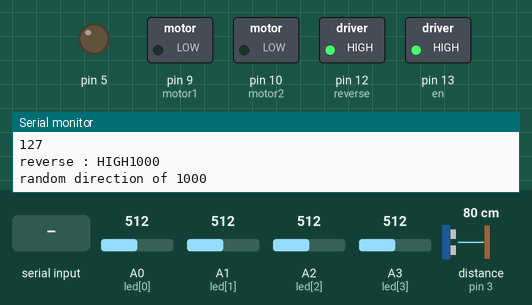
This sketch was run on a simulated Arduino Uno, built with avr-gcc and run on an emulated ATmega328P. On the bench: switched loads named in the sketch (green lamp = pin HIGH), output pins drawn as LEDs (lit = HIGH), the last lines printed to the serial monitor. Wiring (inferred from the names in the program): ultrasonic range finder: trigger pin 4; echo pin 3. The test bench sets the inputs (shaded band); at power-on: distance to the obstacle (sensor on pin 3) 80 cm, A0 (led[0]) = 512, A1 (led[1]) = 512, A2 (led[2]) = 512, A3 (led[3]) = 512. The echo pulse lasts 58.3 µs per cm; random numbers use the default seed unless the sketch sets one; pins used as bus, display or sensor lines are not drawn.

Above: at 1.2 s.
1.3 s: distance to the obstacle (sensor on pin 3) set to 120 cm
At 2.8 s:
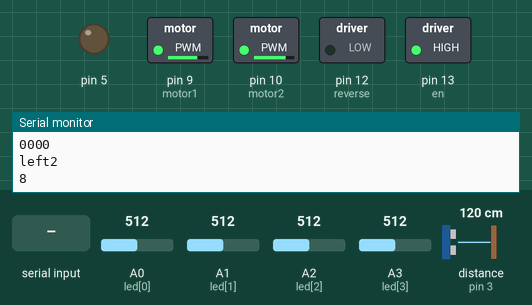
6.3 s: A0 (led[0]) set to 219
9.2 s: A0 (led[0]) set to 188
At 11.8 s:
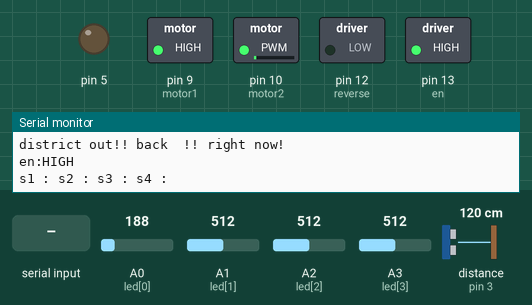
12.1 s: "a" received over Serial
At 12.6 s:
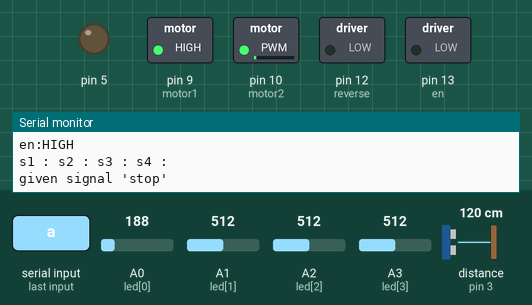
18.3 s: "c" received over Serial
At 22.2 s:
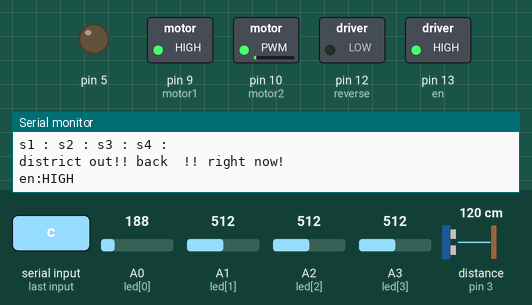
22.6 s: A0 (led[0]) set to 210
At 29.6 s:
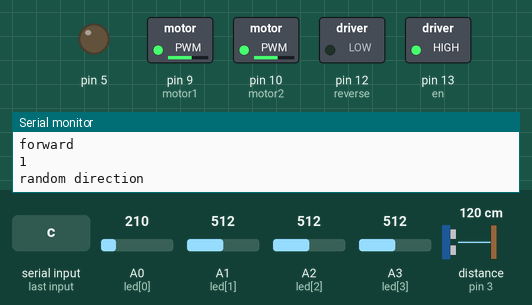
Timing chart, 0 to 46.9 s (numbered marks = the images above; inputs shaded):
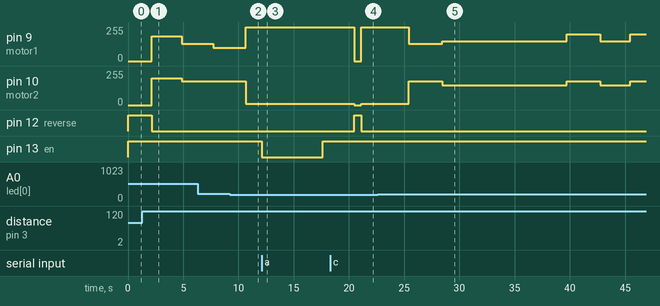

The sketch:

auto_bin.ino
```cpp
/*
* Author: David Park, Park Huck Gu Se)
* Application: AutoBin (a.k.a Smart Trashcan)
* No Licesense
* Contact: rjtp5670@gmail.com

The Autobin Project is designed for my school project (July 2, 2015)
All the code is hard-coded designed for beginner coder in Electronics major or hobbyist.

What Needed:
- Geared Motor: RB-35GM
- Motor Drive: L298
- 3cell, Li-Po battery
- Controller: Arduino Uno
- Water Pump (Rated Voltage: 9 to 15V)
- 7805 Regulator
- Diode for reverse current prevention.
- Sonar Sensor
- IR Sensors
- LM-35
- Bluetooth Module: HC-05.
*/


// Pins
int en = 13;
int reverse = 12;
int sonic =5;
int sonic2;

// Config Motor
const int motor1=9;
const int motor2=10;

// Forward Dir
int motor_speed1=127;
int motor_speed2=127;

int sct = 0;
int sums = 0;
int avg = 0;

// Reverse Dir
int reverse_motor_speed1=127;
int reverse_motor_speed2=127;

// Sonar
int echo =3;
int trig =4;
int sensor_led[4] ;

// IR (To detect all directions obstacles)
int new_check[4] = {0,0,0,0};
const int led[4]= { 14,15,16,17};

char sh='b';

void setup() {
  Serial.begin(9600);
  pinMode(motor1 , OUTPUT);
  pinMode(motor2 , OUTPUT);
  pinMode(12,OUTPUT);
  pinMode(13,OUTPUT);
  pinMode(18,INPUT);
  pinMode(led[0],INPUT);
  pinMode(led[1],INPUT);
  pinMode(led[2],INPUT);
  pinMode(led[3],INPUT);
  pinMode(led[4],INPUT);
  pinMode(led[5],INPUT);
  pinMode(3,INPUT);
  pinMode(4,OUTPUT);
  pinMode(5,OUTPUT);
  Serial.begin(9600);

}

void foward(){
  if(motor_speed2<=256 && motor_speed1<=256){
    motor_speed1 =150;
    motor_speed2 =150;
    delay(15);
    }
}
void left_1(){
  if(motor_speed2<=255,motor_speed1<=255){
   motor_speed2 = 180;
   motor_speed1 = 100;
   delay(15);
   }
}

void left_2(){
  if(motor_speed2<=255,motor_speed1<=255){
    motor_speed2 = 180;
    motor_speed1 = 130;
    delay(15);
    }
}

void left_3(){
  if(motor_speed2<=255,motor_speed1<=255){
    motor_speed2 = 255;
    motor_speed1 = 185;
    delay(15);
    }
}

void left_4(){
 if(motor_speed2<=255,motor_speed1<=255){
    motor_speed2 = 200;
    motor_speed1 = 185;
    delay(15);
    }
}

void right_1(){
  if(motor_speed2<=255,motor_speed1<=255){
    motor_speed1 = 180;
    motor_speed2 = 150;
    delay(15);
    }
}

void right_2(){
  if(motor_speed2<=255,motor_speed1<=255){
    motor_speed1 = 200;
    motor_speed2 = 180;
    delay(15);
    }
}

void right_3(){
  if(motor_speed2<=255,motor_speed1<=255){
    motor_speed1 = 255;
    motor_speed2 = 185;
    delay(15);
    }
}


void right_4(){
  if(motor_speed2<=255,motor_speed1<=255){
    motor_speed1 = 255;
    motor_speed2 = 185;
    delay(15);
    }
}


void right_5(){
  if(motor_speed2<=255,motor_speed1<=255){
    motor_speed1 = 255; //9
    motor_speed2 = 10;//10
    delay(15);
    }
}

void back(){
   analogWrite(reverse,150);
   digitalWrite(en,HIGH);
   digitalWrite(motor1,LOW);
   digitalWrite(motor2,LOW);
   Serial.println("back");
   Serial.println(motor_speed1);
   Serial.print("reverse : HIGH");
}

void turn(){
  motor_speed1=255;
  motor_speed2=10;
}

void STOP(){
  digitalWrite(en,LOW);
  motor_speed1= 0;
  motor_speed2= 0;
}

void blue_STOP( ){
  digitalWrite(en,LOW);
  Serial.println("given signal 'stop'");
  delay(5000);
  Serial.println( "go!");
}


void rando(){

  int rand = random(1,9);

  if(rand == 1){
    foward();
    Serial.println("forward");
    Serial.print(rand);
    Serial.println("");
    delay(500);
  }else if(rand == 2){
    left_1();
    Serial.println("left1");
    Serial.print(rand);
    Serial.println("");
    delay(300);
    }

  if(rand == 3){
    left_2();
    Serial.println("left2");
    Serial.print(rand);
    Serial.println("");
    delay(200);
  }

  if(rand == 4){
    foward();
    Serial.println("left3");
    Serial.print(rand);
    Serial.println("");
    delay(200);
  }

  if(rand == 5){
    right_1();
    Serial.println("right1");
    Serial.print(rand);
    Serial.println("");
    delay(200);
  }

  if(rand == 6){
    right_2();
    Serial.println("right2");
    Serial.print(rand);
    Serial.println("");
    delay(200);
  }

  if(rand == 7){
    foward();
    Serial.println("right3:");
    Serial.print(rand);
    Serial.println("");
    delay(200);
  }

  if(rand == 8){
    left_2();
    Serial.println("left2");
    Serial.print(rand);
    Serial.println("");
    delay(200);
  }

  if(rand == 9){
    right_1();
    Serial.println("right4");
    Serial.print(rand);
    Serial.println("");
    delay(200);
  }
}

void sensor_value(){
  digitalWrite(en,HIGH);
  digitalWrite(4,HIGH);
  delayMicroseconds(10);
  digitalWrite(4 ,LOW);

  int sonic_wave =  pulseIn(echo,HIGH)*17/1000;//sonic_speed = 340m/s therefore it is changed to 17*1000 because sonic sensor calculates the distance which is (340m/s) / 2 and trig have the microdelay
  int sums;
  int avg;
  int sct;

  if(sct <= 5){
    sums += sonic_wave;
    avg = sums/5;
    sct = 0;
    sums = 0;
  }else{
    sct++;
    sums += sonic_wave;
  }

  Serial.print("cm");
  Serial.println(sonic_wave);

  if(avg <=15){
    sonic2 = 1;
    Serial.println("AVG HIGH");
  }else{
    sonic2 = 0;
    Serial.println("AVG LOW");
  }

  if(sonic2 == 0  && new_check[1] == 0 && new_check[2] == 0 && new_check[3] == 0){
    foward();
    Serial.print ("0000");
    Serial.println("");
    delay(500);
    rando();
    Serial.println("random direction");
    delay(500);
  }else if(sonic2 == 0  && new_check[1] == 0 && new_check[2] == 0 && new_check[3] == 1){
    foward();
    Serial.print("foward 0001");
    Serial.println("");
    delay(400);
    left_2();
    delay(400);
    Serial.println("random direction after back");
  }else if(sonic2 == 0 && new_check[1] == 0 && new_check[2] == 1 && new_check[3] == 0){
    foward();
    delay(300);
    Serial.print ("foward0010");
    Serial.println("");
  }else if(sonic2 ==0 && new_check[1] == 0 && new_check[2] == 1 && new_check[3] == 1){
    foward();
    delay(300);
    Serial.println("random direction of 0011");
  }else if(sonic2 == 0 && new_check[1] == 1 && new_check[2] == 0 && new_check[3] == 0){
    foward();
    delay(400);
    right_2();
    Serial.println("0100 is right2 after foward");
    delay(200);
    rando();
    Serial.println("random direction of 0100");
  }else if(sonic2 == 0 && new_check[1] == 1 && new_check[2] == 0 && new_check[3] == 1){
    foward();
    delay(200);
    Serial.println("0101 and left2");
    delay(200);
  }else if(sonic2 == 0 && new_check[1] == 1 && new_check[2] == 1 && new_check[3] == 0){
    foward();
    delay(300);
    Serial.println("0100 is foward");
  }else if(sonic2 == 0  && new_check[1] == 1 && new_check[2] == 1 && new_check[3] == 1){
    foward();
    Serial.println("0111 and foward");
    delay(300);
    rando();
    Serial.println("random direction of 0111");
  }else if(sonic2 == 1 && new_check[1] == 0 && new_check[2] == 0 && new_check[3] == 0){
    back();
    Serial.println("1000 ");
    delay(300);
    left_3();
    delay(300);
    motor_speed2 = 200;
    motor_speed1 = 185;
    Serial.println("random direction of 1000");
  }else if(  sonic2 == 1  && new_check[1] == 0 && new_check[2] == 0 && new_check[3] == 1){
    back();
    Serial.println("1001 and left2 ");
    delay(200);
    left_2();
    delay(200);
    rando();
    Serial.println("direction is rando after right3 ");
  }else if(  sonic2 == 1 && new_check[1] == 0 && new_check[2] == 1 && new_check[3] == 0){
    motor_speed1 = 255;
    motor_speed2= 20;
    delay(300);
    Serial.println("1010, right2 -> foward -> rando");
  }else if(  sonic2 ==1 && new_check[1] ==0 && new_check[2] == 1 && new_check[3] == 1){
    motor_speed1= 10;
    motor_speed2= 250;
    delay(200);
    Serial.println("1011 and left4 ->foward->rando ");
    rando();
  }else if(  sonic2 == 1 && new_check[1] == 1 && new_check[2] == 0 && new_check[3] == 0){
    turn();
    Serial.println("1100 turn ");
  }else if(  sonic2 == 1 && new_check[1] == 1 && new_check[2] == 0 && new_check[3] == 1){
    back();
    delay(400);
    turn();
    delay(300);
    left_3();
    Serial.println("1101 and right2->right3->rando");
  }else if(  sonic2 == 1  && new_check[1] == 1 && new_check[2] == 1 && new_check[3] == 0){
   motor_speed1 = 180;
   motor_speed2 = 100;
   delay(150);
   Serial.println("right->foward->left2->foward->rando 1110");
  }else if(  sonic2 == 1  && new_check[1] == 1 && new_check[2] == 1 && new_check[3] == 1){
   STOP();
   Serial.println("stop");
  }
  delay(1500);
}

void loop() {
  Serial.println();
  digitalWrite(en,HIGH);
  digitalWrite(reverse,LOW);
  Serial.println("en:HIGH");

  if(reverse==LOW)
    Serial.print("reverse:LOW");

  Serial.println("");
  analogWrite(motor1,motor_speed1);
  analogWrite(motor2,motor_speed2);

  if(Serial.available()>0)
    sh=Serial.read();

  for(int i =0 ; i <=3 ; i++){
    sensor_led[i] = analogRead(led[i]);// sensor_led1 HIGH
    Serial.print("s");
    Serial.print(i + 1);
    Serial.print(" : ");
    analogWrite(motor1,motor_speed1);
    analogWrite(motor2,motor_speed2);

    if(sensor_led[i] > 200)
      new_check[i] = 0;
    else
      new_check[i] = 1;
  }

  Serial.println();

  if(sh == 'a'){
    blue_STOP();
    delay(500);
    sh='b';
    sensor_value();
  }

  if(sh=='c'){
    back();
    sh='b';
    delay(500);
  }

  if(new_check[0] ==HIGH){
  Serial.println("district out!! back  !! right now!");
  right_5();
  delay(100);
  }else
  sensor_value();
}
```

Measured:
- the behaviour switches between 201 and 200 on A0 (led[0]) (found by bisection; images 1 and 2)
- after the input at 1.3 s, pin 9 (motor1): 0/255 → 185/255 after 0.83 s, → 130/255 2.7 s later; pin 10 (motor2): 0/255 → 200/255 after 0.83 s, → 180/255 2.7 s later; pin 12 (reverse): HIGH → LOW after 0.83 s
- after the input at 9.2 s, pin 9 (motor1): 100/255 → 255/255 after 1.5 s; pin 10 (motor2): 180/255 → 10/255 after 1.5 s
- after the input at 12.1 s, pin 13 (en): HIGH → LOW at once, → HIGH 5.5 s later
- after the input at 18.3 s, pin 9 (motor1): 255/255 → 0/255 after 2.2 s, → 255/255 0.62 s later; pin 10 (motor2): 10/255 → 0/255 after 2.2 s, → 10/255 0.62 s later; pin 12 (reverse): LOW → HIGH after 2.2 s, → LOW 0.62 s later
- after the input at 22.6 s, pin 9 (motor1): 255/255 → 130/255 after 2.8 s, → 150/255 3.0 s later, → 200/255 11.3 s later, → 150/255 3.0 s later, … (5 changes in this stretch); pin 10 (motor2): goes 180/255 3.0 s, 150/255 11.3 s, 180/255 3.0 s, 150/255 2.7 s, then 180/255, starting after 2.8 s
